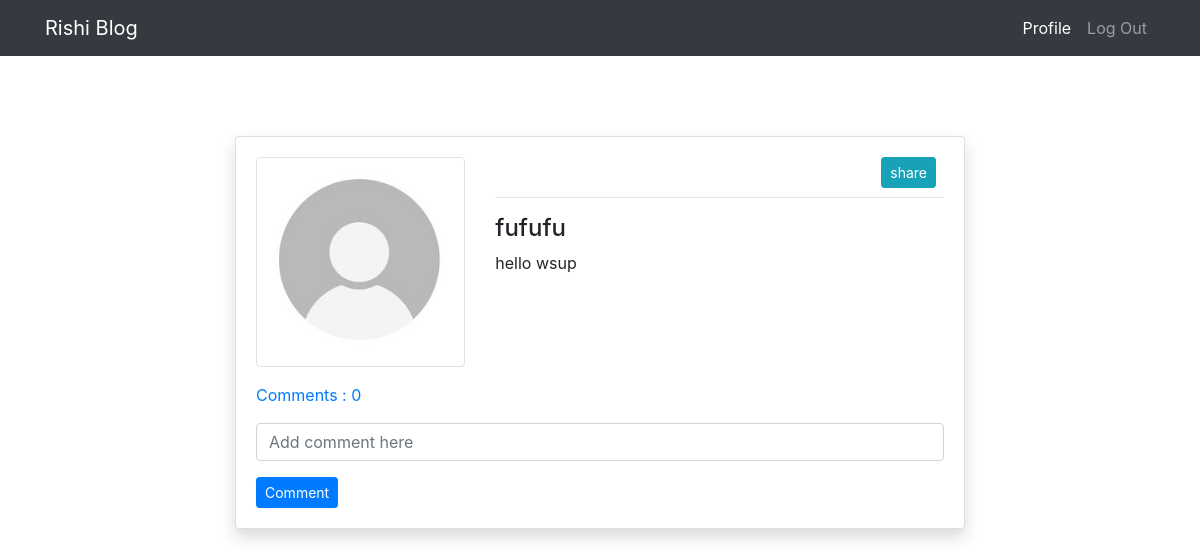
The app's page /post_detail/9/ (signed in) with its own data.
### myblogapp/models.py (models this page shows, shortened)
class PostModel(models.Model):
    title = models.CharField(max_length=100)
    content = models.TextField()
    author = models.ForeignKey(User, on_delete=models.CASCADE)
    date_created = models.DateTimeField(auto_now_add=True)
    class Meta:
        ordering = ('-date_created',)
    def comment_count(self):
        return self.comment_set.all().count()
    def comments(self):
        return self.comment_set.all()

### users/models.py (models this page shows, shortened)
class profileModel(models.Model):
    user =  models.OneToOneField(User, on_delete=models.CASCADE)
    mobile = models.CharField(max_length=10)
    image = models.ImageField(default = 'default.jpg',upload_to='profile', validators=[FileExtensionValidator(['png','jpg','jpeg'])])
    otp = models.CharField(max_length=6)

### myblogapp/views.py (the view)
# urls.py: path('post_detail/<int:pk>/', views.post_details, name = 'blog-post-detail'),
@login_required
def post_details(request,pk):
    post = PostModel.objects.get(id=pk)
    if request.method == 'POST':
        c_form = CommentForm(request.POST)
        if c_form.is_valid():
            instance =  c_form.save(commit=False)
            instance.user = request.user
            instance.post = post
            instance.save()
            return redirect('blog-post-detail', pk = post.id)
    else:
        c_form = CommentForm()
    context = {
         'post' : post,
         'c_form' : c_form
    }
    return render(request ,'blog/post_detail.html' ,context)

### myblogapp/forms.py
class CommentForm(forms.ModelForm):
    content = forms.CharField(label='',widget=forms.TextInput(attrs={'placeholder':'Add comment here'}))
    class Meta:
        model = Comment
        fields =['content',]

### templates/blog/post_detail.html (shortened to what this page needs)
{% extends 'partials/base.html' %}
{% load crispy_forms_tags %}
{% load social_share %}
{% block content %}
<div class="container">
    <div class="row mt-5 pt-3">
        <div class="col-md-8 offset-md-2">
            <div class="card my-3 shadow">
                <div class="card-body">
                    <div class="row">
                        <div class="col-md-4">
                            <img class="img-thumbnail" src="{{ post.author.profilemodel.image.url }}" alt="profile-img">
                        </div>
                        <div class="col-md-8">
                            <span> <button type="button"
                                class="btn btn-info btn-sm mx-2 float-right" data-toggle="modal"
                                data-target="#exampleModal">
                                share
                            </button></span>
                            <br>
                            <hr>
                            <h4>{{ post.title }}</h4>
                            <p>
                                {{ post.content }}
                            </p>
                        </div>
                    </div>
                    <p class="mt-3">
                        <a class="" data-toggle="collapse" href="#collapseExample" role="button"
                            aria-expanded="false" aria-controls="collapseExample">
                           Comments : {{ post.comment_count }}
                        </a>
                    </p>
                    <form method="post">
                        {{ c_form|crispy }}
                        <input class="btn btn-primary btn-sm" type="submit" value="Comment">
                    </form>
                </div>
            </div>
        </div>
    </div>
</div>
{% endblock %}

### records on screen
PostModel: author.profilemodel.image (placeholder picture), title "fufufu", content "hello wsup", comment_count "0"
